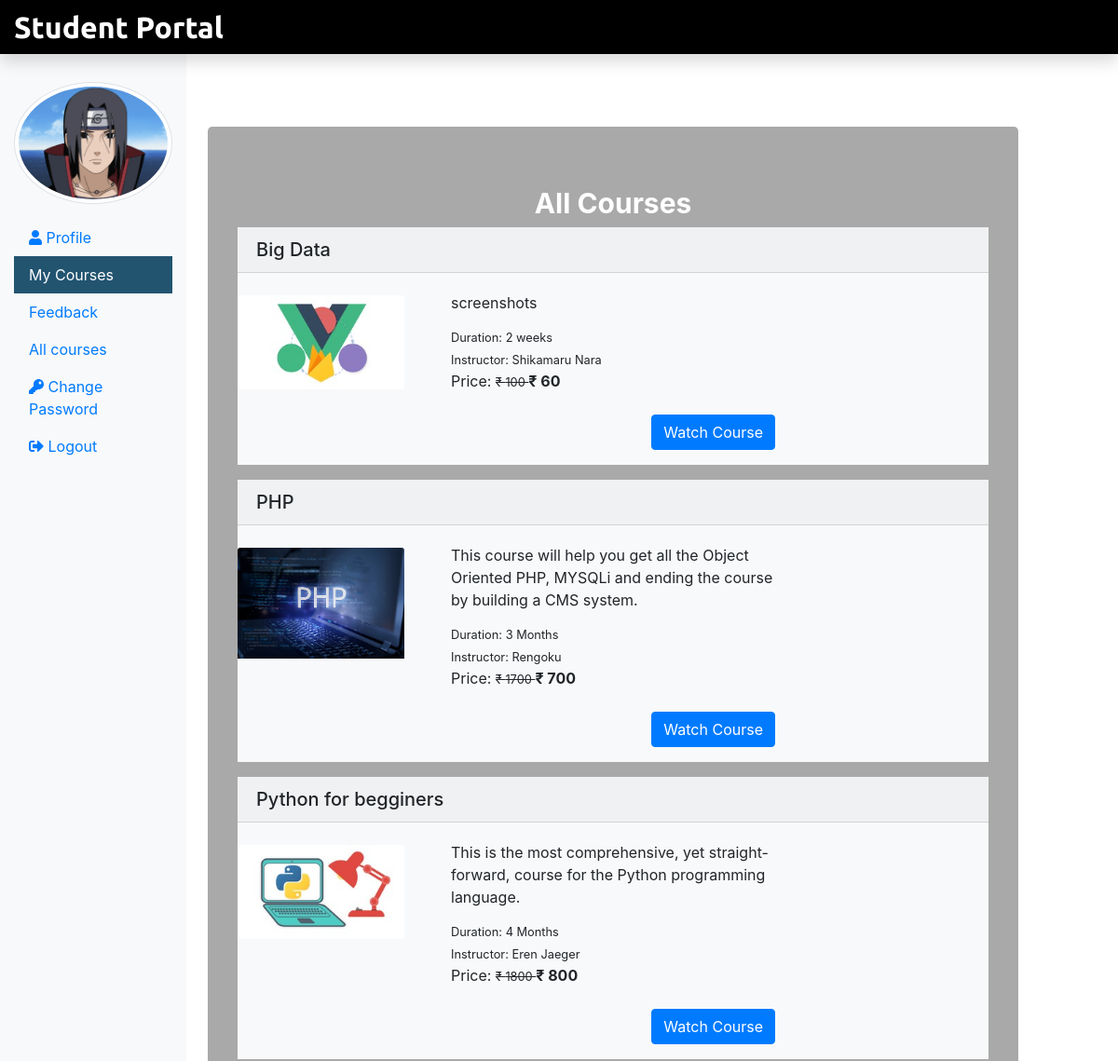
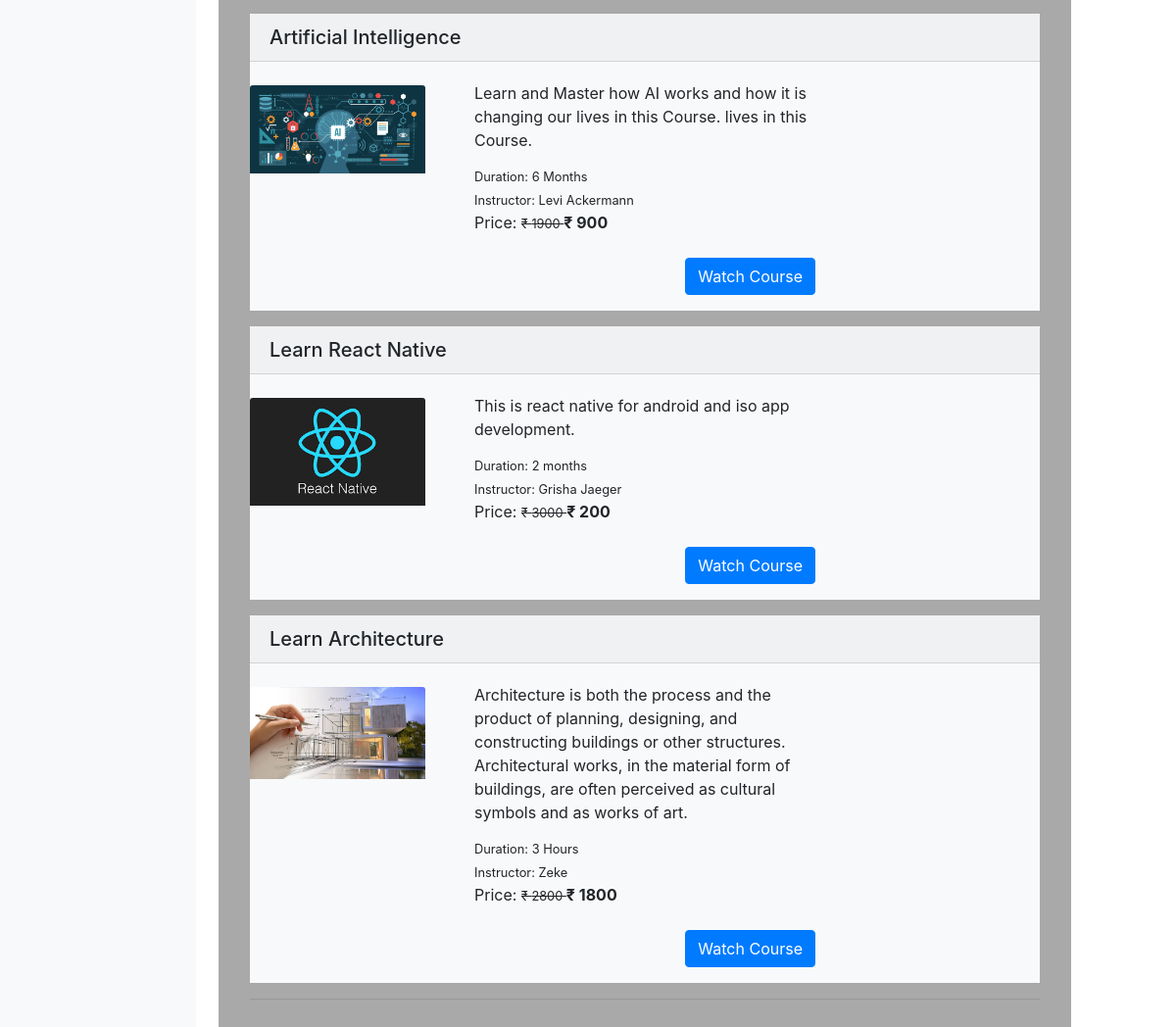
The app's page /Student/myCourse.php (signed in) with its own data (2 pictures, top to bottom).
### tables this page shows
CREATE TABLE `student` (
  `stu_id` int(11) NOT NULL,
  `stu_name` varchar(255) NOT NULL,
  `stu_email` varchar(255) NOT NULL,
  `stu_pass` varchar(255) NOT NULL,
  `stu_occ` varchar(255) NOT NULL,
  `stu_img` text NOT NULL
);

CREATE TABLE `courseorder` (
  `co_id` int(11) NOT NULL,
  `order_id` varchar(255) NOT NULL,
  `stu_email` varchar(255) NOT NULL,
  `course_id` int(11) NOT NULL,
  `status` varchar(255) NOT NULL,
  `respmsg` text NOT NULL,
  `amount` int(11) NOT NULL,
  `order_date` date NOT NULL
);

CREATE TABLE `course` (
  `course_id` int(11) NOT NULL,
  `course_name` text NOT NULL,
  `course_desc` text NOT NULL,
  `course_author` varchar(255) NOT NULL,
  `course_img` text NOT NULL,
  `course_duration` text NOT NULL,
  `course_price` int(11) NOT NULL,
  `course_original_price` int(11) NOT NULL
);

### Student/myCourse.php (the view, shortened to what this page needs)
<?php
include('./stuInclude/header.php');
include_once('../dbConnection.php');
 if(isset($_SESSION['is_login'])){
  $stuLogEmail = $_SESSION['stuLogEmail'];
 } else {
  echo "<script> location.href='../index.php'; </script>";
 }
?>
<div class="col-sm-9 mt-5" style="margin-top: 0px;">
 <div class="container mt-5 ml-2" >
  <div class="row">
   <div class="jumbotron" style="background-color:#A9A9A9;">
    <h4 class="text-center" style="color: white; font-weight: bold; font-size: 30px">All Courses</h4>
    <?php
   if(isset($stuLogEmail)){
    $sql = "SELECT co.order_id, c.course_id, c.course_name, c.course_duration, c.course_desc, c.course_img, c.course_author, c.course_original_price, c.course_price FROM courseorder AS co JOIN course AS c ON c.course_id = co.course_id WHERE co.stu_email = '$stuLogEmail'";
    $result = $conn->query($sql);
    if($result->num_rows > 0) {
     while($row = $result->fetch_assoc()){ ?>
      <div class="bg-light mb-3">
        <h5 class="card-header"><?php echo $row['course_name']; ?></h5>
          <div class="row">
              <div class="col-sm-3">
                <img src="<?php echo $row['course_img']; ?>" class="card-img-top
                mt-4" alt="pic">
              </div>
              <div class="col-sm-6 mb-3">
                <div class="card-body">
                  <p class="card-title"><?php echo $row['course_desc']; ?></p>
                  <small class="card-text">Duration: <?php echo $row['course_duration']; ?></small><br />
                  <small class="card-text">Instructor: <?php echo $row['course_author']; ?></small><br/>
                  <p class="card-text d-inline">Price: <small><del>&#8377 <?php echo $row['course_original_price'] ?> </del></small> <span class="font-weight-bolder">&#8377 <?php echo $row['course_price']?> <span></p>
                  <a href="watchcourse.php?course_id=<?php echo $row['course_id'] ?>" class="btn btn-primary mt-5 float-right">Watch Course</a>
                </div>
              </div>
          </div>
      </div>
    <?php
     }
    }
   }
    ?>
    <hr/>
   </div>
  </div>
 </div>
  </div>
 </div>
 <?php
include('./stuInclude/footer.php');
?>

### Student/stuInclude/header.php (shortened to what this page needs)
<?php
include_once('../dbConnection.php');
 if(isset($_SESSION['is_login'])){
  $stuLogEmail = $_SESSION['stuLogEmail'];
 }
 if(isset($stuLogEmail)){
  $sql = "SELECT stu_img FROM student WHERE stu_email = '$stuLogEmail'";
  $result = $conn->query($sql);
  $row = $result->fetch_assoc();
  $stu_img = $row['stu_img'];
 }
?>
<!DOCTYPE html>
<html lang="en">
<head>
 <link rel="stylesheet" href="../css/bootstrap.min.css">
 <link rel="stylesheet" href="../css/all.min.css">
 <link href="//netdna.bootstrapcdn.com/twitter-bootstrap/2.3.2/css/bootstrap-combined.no-icons.min.css" rel="stylesheet">
<link href="//netdna.bootstrapcdn.com/font-awesome/3.2.1/css/font-awesome.css" rel="stylesheet">
 <link rel="stylesheet" href="../css/stustyle.css">
</head>
<body>
 <nav class="navbar navbar-dark fixed-top flex-md-nowrap p-0 shadow" style="background-color: black; height=60px;font-size=20px;">
  <a class="navbar-brand col-sm-3 col-md-2 mr-0" href="../" style="font-size=20px;">Student Portal</a>
 </nav>
 <div class="container-fluid mb-5 " style="margin-top:40px;">
  <div class="row">
   <nav class="col-sm-2 bg-light sidebar py-5 d-print-none">
    <div class="sidebar-sticky">
     <ul class="nav flex-column">
      <li class="nav-item mb-3">
      <img src="<?php echo $stu_img ?>" alt="studentimage" class="img-thumbnail rounded-circle">
      </li>
      <li class="nav-item">
       <a class="nav-link <?php if(PAGE == 'profile') {echo 'active';} ?>" href="studentProfile.php">
        <i class="fas fa-user"></i>
        Profile <span class="sr-only">(current)</span>
       </a>
      </li>
      <li class="nav-item">
       <a class="nav-link <?php if(PAGE == 'mycourse') {echo 'active';} ?>" href="myCourse.php">
        My Courses
       </a>
      </li>
      <li class="nav-item">
       <a class="nav-link <?php if(PAGE == 'feedback') {echo 'active';} ?>" href="stufeedback.php">
        Feedback
       </a>
      </li>
      <li class="nav-item">
       <a class="nav-link <?php if(PAGE == 'allcourse') {echo 'active';} ?>" href="../courses.php">
       All courses <span class="sr-only">(current)</span>
       </a>
      </li>
      <li class="nav-item">
       <a class="nav-link <?php if(PAGE == 'studentChangePass') {echo 'active';} ?>" href="studentChangePass.php">
        <i class="fas fa-key"></i>
        Change Password
       </a>
      </li>
      <li class="nav-item">
       <a class="nav-link" href="../logout.php">
        <i class="fas fa-sign-out-alt"></i>
        Logout
       </a>
      </li>
     </ul>
    </div>
   </nav>

### css/stustyle.css (style rules this page uses)
.navbar-brand { font-family: "Ubuntu", sans-serif; font-size: 2em; font-weight: bold; color: #fff; }
.active { background-color: #225470; color: #fff; }

### records on screen
student: stu_img (picture)
courseorder: course.course_name "Big Data", course.course_img (picture), course.course_desc "screenshots", course.course_duration "2 weeks", course.course_author "Shikamaru Nara", course.course_original_price "100", course.course_price "60"
courseorder: course.course_name "PHP", course.course_img (picture), course.course_desc "This course will help you get all the Object Oriented PHP, MYSQLi and ending the course by building a CMS system.", course.course_duration "3 Months", course.course_author "Rengoku", course.course_original_price "1700", course.course_price "700"
courseorder: course.course_name "Python for begginers", course.course_img (picture), course.course_desc "This is the most comprehensive, yet straight-forward, course for the Python programming language.", course.course_duration "4 Months", course.course_author "Eren Jaeger", course.course_original_price "1800", course.course_price "800"
courseorder: course.course_name "Artificial Intelligence", course.course_img (picture), course.course_desc "Learn and Master how AI works and how it is changing our lives in this Course. lives in this Course.", course.course_duration "6 Months", course.course_author "Levi Ackermann", course.course_original_price "1900", course.course_price "900"
courseorder: course.course_name "Learn React Native", course.course_img (picture), course.course_desc "This is react native for android and iso app development.", course.course_duration "2 months", course.course_author "Grisha Jaeger", course.course_original_price "3000", course.course_price "200"
courseorder: course.course_name "Learn Architecture", course.course_img (picture), course.course_desc "Architecture is both the process and the product of planning, designing, and constructing buildings or other structures. Architectural works, in the material form of buildings, are often perceived as cultural symbols and as works of art.", course.course_duration "3 Hours", course.course_author "Zeke", course.course_original_price "2800", course.course_price "1800"
